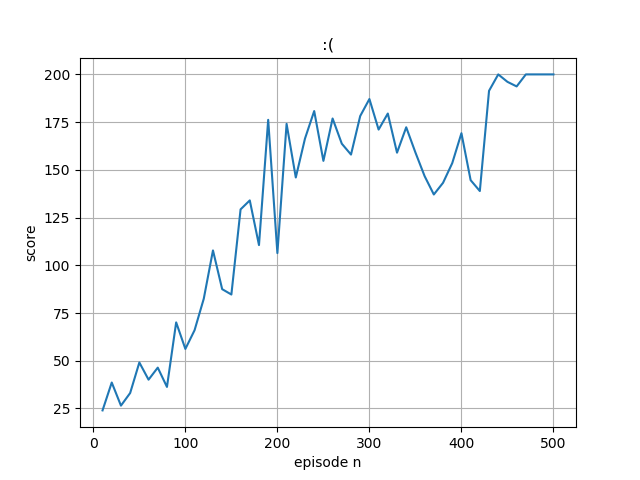

Recreate this plot in Python.
import numpy as np
import gym
import sys
import tensorflow as tf 
import matplotlib
import matplotlib.pyplot as plt
from tensorboard.plugins.hparams import api as hp
actor_model = tf.keras.models.Sequential([
  tf.keras.layers.Dense(128,input_shape=(1,4),activation='relu'),
  tf.keras.layers.Dense(2, activation='softmax')
])
actor_model.compile(loss='categorical_crossentropy',optimizer=tf.keras.optimizers.Adam(learning_rate = 0.0015))

critic_model = tf.keras.models.Sequential([
  tf.keras.layers.Dense(128,input_shape=(1,4),activation='relu'),
  tf.keras.layers.Dense(1)
])
critic_model.compile(loss='mean_squared_error', optimizer=tf.keras.optimizers.Adam(learning_rate = 0.005))

def discount_normalize_rewards(running_add,r, gamma = 0.99):
    discounted_r = np.zeros_like(r)
    for t in reversed(range(0, r.size)):
        running_add = running_add * gamma + r[t]
        discounted_r[t] = running_add
    discounted_r -= np.mean(discounted_r)
    discounted_r /= np.std(discounted_r)
    return discounted_r

env = gym.make('CartPole-v0')
env.seed(1)
episodes = 500
score=0
episode_n=[]
mean_score=[]
discount_factor=0.99
max_score=200

def train(buff):
    previous_states= []
    real_previous_values=[]
    advantages=[]

    for previous_state, action, reward, current_state, done in buff:
        previous_states.append(previous_state)
        previous_state_predicted_value=critic_model(previous_state)
        if not done:
            current_state_predicted_value=critic_model(current_state)
        else:
            current_state_predicted_value=0
        real_previous_value = reward + discount_factor * current_state_predicted_value
        real_previous_values.append(real_previous_value)
        advantage=np.zeros((1,2))
        advantage[0][action]=real_previous_value - previous_state_predicted_value
        advantages.append(advantage)

    
    previous_states=np.array(previous_states)
    real_previous_values=np.array(real_previous_values)
    advantages=np.array(advantages)

    actor_model.fit(previous_states, advantages, epochs=1, verbose=0,batch_size=len(buff))
    critic_model.fit(previous_states, real_previous_values, epochs=1,verbose=0,batch_size=len(buff))
    
    
	
for e in range(episodes):
  state = env.reset()
  episode_score = 0
  episode_memory=[]
  done = False
  replay_buffer=[]
  running_add=0
  while not done:
    state = state.reshape([1,4])
    logits = actor_model(state)
    a_dist = logits.numpy()
    
    a = np.random.choice(a_dist[0],p=a_dist[0]) # Choose random action with p = action 
    a, = np.where(a_dist[0] == a)
    a=a[0]
    next_state, reward, done, _ = env.step(a)
    next_state = next_state.reshape([1,4])
    episode_score +=reward

    # if done and not(episode_score==max_score):
    # 	running_add=-30

    episode_memory.append([state, a, reward, next_state, done])
    state=next_state
  episode_memory=np.array(episode_memory)
  episode_memory[:,2] = discount_normalize_rewards(running_add,episode_memory[:,2])
  train(episode_memory)
  score+=episode_score

  print("Episode  {}  Score  {}".format(e+1, episode_score))
  if (e+1) % 10 == 0:
    episode_n.append(e+1)
    mean_score.append(score/10)
    print("Episode  mean  score  {}".format(score/10))
    score=0
    

fig, ax = plt.subplots()
ax.plot(episode_n, mean_score)
ax.set(xlabel='episode n', ylabel='score',title=':(')
ax.grid()
fig.savefig("a2c_MC.png")
plt.show()